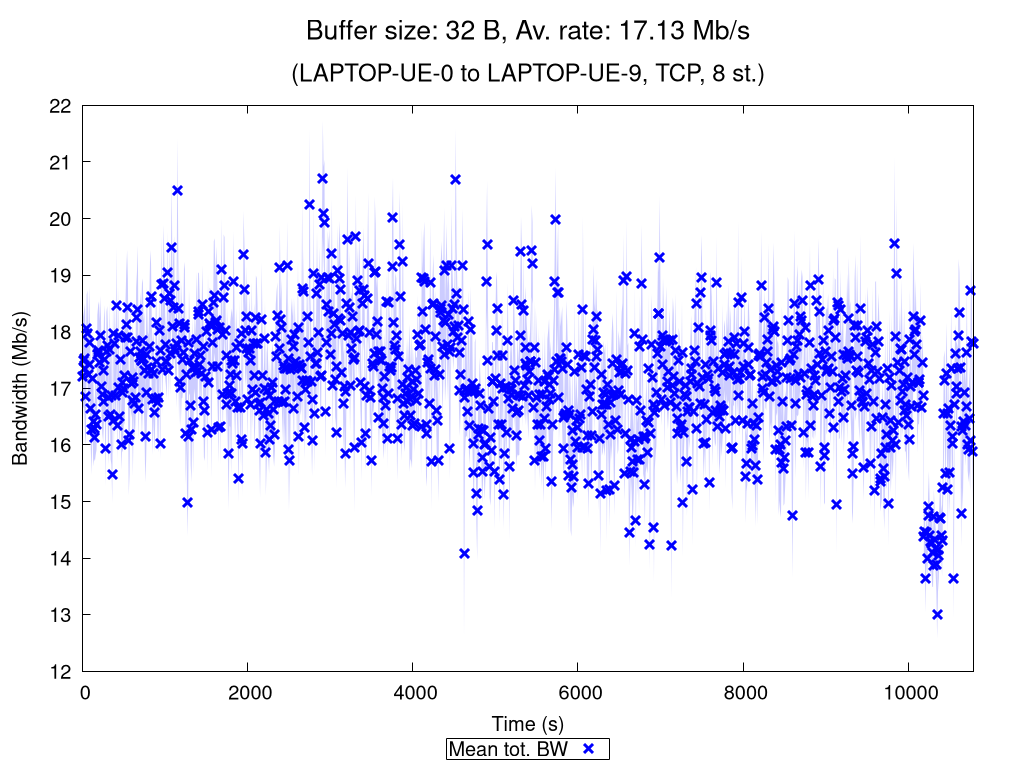

Write the gnuplot code that produced this figure.
set terminal pngcairo nocrop enhanced size 1024,768 font "Verdana,15"
set output "TCP_8_st_2020_11_18_06-41-36_one2two_00032B.png"

set title "{/=20 Buffer size: 32 B, Av. rate: 17.13 Mb/s}\n\n{/=18 (LAPTOP-UE-0 to LAPTOP-UE-9, TCP, 8 st.)}"

set xlabel "Time (s)"
set ylabel "Bandwidth (Mb/s)"
set ytics nomirror
set key bmargin center horizontal box samplen 1 width -1
set bmargin 4.6
set rmargin 4.5

rf = 1000000.0  # rate factor
set style fill transparent solid 0.2 noborder
set autoscale xfix
plot "TCP_8_st_2020_11_18_06-41-36_one2two_00032B_iperf_processed.dat" using 1:($2/rf-$3/rf):($2/rf+$3/rf) with filledcurves lc rgb "blue" notitle, \
     "" using 1:($2/rf) with points pt 2 ps 1.5 lw 3 lc rgb "blue" title "Mean tot. BW", \
